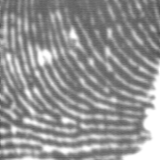
#> input picture data/test2/fp_19.bmp, 160 x 160 px, found by its file name; its folder holds 4 pictures in this run
$ python sift_func.py
#> lines starting #> are read from the running program, lines starting #| are printed output that depends on the picture; after the words box and inside, x2 and y2 are one past the last pixel; in counts of white or black regions, pixels touching at a corner belong together
### utils/fp_tps.py
'''
Description:
Author: Guan Xiongjun
Date: 2022-08-22 14:50:38
LastEditTime: 2022-08-22 14:50:41
'''

import os
import sys

# os.chdir(sys.path[0])
import os.path as osp
import numpy as np
from glob import glob
import cv2
import scipy

# phi(x1, x2) = r^2 * log(r), where r = ||x1 - x2||_2
# [9 lines left out: function compute_partial_repr, not called in this run]


def opencv_tps(img, source, target, mode=1, border_value=0):
    tps = cv2.createThinPlateSplineShapeTransformer()
    tps.setRegularizationParameter(0.01)

    source_ts = source[None]
    target_ts = target[None]
    matches = []
    for ii in range(len(source)):
        matches.append(cv2.DMatch(ii, ii, 0))
    tps.estimateTransformation(target_ts, source_ts, matches)
    if mode == 0:
        flags = cv2.INTER_NEAREST
    elif mode == 1:
        flags = cv2.INTER_LINEAR

    return tps.warpImage(img, flags=flags, borderValue=border_value)


def normalization(points, img_shape):
    points = points * 1.0 / (np.array(img_shape)[None, ::-1] - 1) * 2 - 1
    return points


# [37 lines left out: functions tps_module_numpy, tps_apply_transform, not called in this run]


# [2 lines that do not run on import are left out]

### sift_func.py
'''
Description:
Author: Guan Xiongjun
Date: 2022-05-08 14:53:34
LastEditTime: 2022-08-23 16:27:39
LastEditors: Please set LastEditors
'''
import os
import os.path as osp
from pickle import TRUE
import numpy as np
from glob import glob
import cv2
import time
from tqdm import tqdm
import copy
from utils.fp_tps import opencv_tps, tps_apply_transform, tps_module_numpy


# [24 lines left out: function match_SIFT, not called in this run]


def match_SIFT_without_Rotate(image1, image2):
    # sift = cv2.xfeatures2d.SIFT_create(500)
    sift = cv2.SIFT_create(500)
    kp1, desc1 = sift.detectAndCompute(image1, None)
    kp2, desc2 = sift.detectAndCompute(image2, None)
    flann = cv2.FlannBasedMatcher()
    matches = flann.knnMatch(desc1, desc2, k=2)
    good = []
    for m, n in matches:
        if m.distance < 0.7 * n.distance:
            good.append(m)
    src_pts = np.float32([kp1[m.queryIdx].pt for m in good])
    dst_pts = np.float32([kp2[m.trainIdx].pt for m in good])

    dis = np.mean(dst_pts - src_pts, axis=0)

    H = np.array([[1, 0, dis[0]], [0, 1, dis[1]], [0, 0, 1]])

    return H, src_pts, dst_pts


# [29 lines left out: function mosaic_step, not called in this run]


def tps_regist(img_res, img_post_regist, mask_res, mask_post_regist):
    _, src_pts, dst_pts = match_SIFT_without_Rotate(img_res, img_post_regist)
    _, Hm = cv2.estimateAffinePartial2D(src_pts,
                                        dst_pts,
                                        method=cv2.RANSAC,
                                        ransacReprojThreshold=20.0)
    src_pts = src_pts.take(np.where(Hm == 1)[0], 0)
    dst_pts = dst_pts.take(np.where(Hm == 1)[0], 0)


    img_post_regist = opencv_tps(
        img_post_regist,
        dst_pts,
        src_pts,
        mode=1,
        border_value=255,
    )

    cv2.imwrite(osp.join(res_dir,'{}.png'.format(str(idx))),img_post_regist)
    # cv2.imshow("img_res",img_res)
    # cv2.imshow("img_post", img_post)
    # cv2.waitKey(0)

    img_res[mask_res == 0] = 0
    img_post_regist[mask_res == 1] = 0
    img_post_regist[mask_post_regist == 0] = 0

    mask_res[mask_post_regist == 1] = 1

    img_res = img_post_regist + img_res

    img_res[mask_res == 0] = 255

    return img_res, mask_res


def mosaic_step_registOnly(img_res, img_pre, img_post, mask_res, mask_post,
                           H_pre, AREA):
    H, _, _ = match_SIFT_without_Rotate(img_pre, img_post)
    H = np.dot(H, H_pre)

    maskOut = cv2.warpPerspective(mask_post.copy(),
                                  H, (img_res.shape[1], img_res.shape[0]),
                                  flags=cv2.INTER_LINEAR +
                                  cv2.WARP_INVERSE_MAP,
                                  borderMode=cv2.BORDER_CONSTANT,
                                  borderValue=0)
    maskOut[mask_res == 1] = 0

    if np.sum(maskOut) < AREA:
        return None, None, H, False

    img_post_regist = cv2.warpPerspective(img_post,
                                       H, (img_res.shape[1], img_res.shape[0]),
                                       flags=cv2.INTER_LINEAR +
                                       cv2.WARP_INVERSE_MAP,
                                       borderMode=cv2.BORDER_CONSTANT,
                                       borderValue=255)
    mask_post_regist = cv2.warpPerspective(
        mask_post,
        H, (img_res.shape[1], img_res.shape[0]),
        flags=cv2.INTER_LINEAR + cv2.WARP_INVERSE_MAP,
        borderMode=cv2.BORDER_CONSTANT,
        borderValue=0)

    return img_post_regist, mask_post_regist, H, True


# [47 lines of commented-out code are left out]

if __name__ == "__main__":
    img_dir = "D:/GuanXJ/code/small_fp_mosaic/data/test2/"
    res_dir = "D:/GuanXJ/code/small_fp_mosaic/result/step_test2_tps/"

    if not osp.exists(res_dir):
        os.makedirs(res_dir)

    # # set finger input index
    f_lst = os.listdir(img_dir)
    f_lst = sorted(f_lst, key=lambda x: int(x[:-4].replace('fp_', '')))

    # # initial result image settings
    img_res = cv2.imread(osp.join(img_dir, f_lst[0]), cv2.IMREAD_GRAYSCALE)
#> img_res is the input picture: shape (160, 160); min 77, max 255, mean 147.1
    img_res = np.pad(img_res,
                     pad_width=((320, 320), (320, 320)),
                     constant_values=255)
#> img_res: shape (800, 800)
    mask_res = np.zeros_like(img_res)
    mask_res[320:480, 320:480] = 1
    AREA = 160 * 160 * 0.1

    # # initial first image settings
    img_pre = copy.deepcopy(img_res)
    H_pre = np.eye(3)

    # [32 lines of commented-out code are left out]
    idx = 0
    for i in tqdm(range(1, len(f_lst))):
        img_post = cv2.imread(osp.join(img_dir, f_lst[i]),
                              cv2.IMREAD_GRAYSCALE)
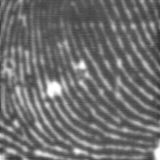
#> input picture data/test2/fp_20.bmp, 160 x 160 px, found by its file name
#> img_post is the input picture: shape (160, 160); min 46, max 255, mean 110.5
        img_post = np.pad(img_post,
                          pad_width=((320, 320), (320, 320)),
                          constant_values=255)
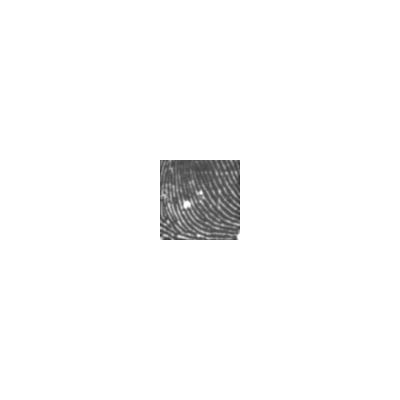
#> img_post: shape (800, 800) (shown at 1/2 size); min 46, max 255, mean 249.2
        mask_post = np.zeros_like(img_post)
        mask_post[325:475, 325:475] = 1

        img_post_regist, mask_post_regist, H_pre, CHANGE = mosaic_step_registOnly(
            img_res, img_pre, img_post, mask_res, mask_post, H_pre, AREA)
#> in match_SIFT_without_Rotate, `kp1, desc1 = sift.detectAndCompute(image1, None)`: kp1 = 474 keypoints; strongest (x, y, size): (402, 392, 112.6), (322, 477, 3.9), (478, 321, 2.2), (334, 449, 4.6)
#> in match_SIFT_without_Rotate, `kp2, desc2 = sift.detectAndCompute(image2, None)`: kp2 = 458 keypoints; strongest (x, y, size): (374, 408, 10.1), (402, 385, 5), (397, 471, 4.2), (477, 323, 4.7)
#> in match_SIFT_without_Rotate, `matches = flann.knnMatch(desc1, desc2, k=2)`: matches = 474 matches
#> after the loop in match_SIFT_without_Rotate, `for m, n in matches:`: good = 50 matches
#> in match_SIFT_without_Rotate, `src_pts = np.float32([kp1[m.queryIdx].pt for m in good])`: src_pts = 50 pairs, first value 328.2 to 478, second value 325.1 to 471.8
#> in match_SIFT_without_Rotate, `dst_pts = np.float32([kp2[m.trainIdx].pt for m in good])`: dst_pts = 50 pairs, first value 329.7 to 478, second value 323.2 to 468.2
#> in match_SIFT_without_Rotate, `dis = np.mean(dst_pts - src_pts, axis=0)`: dis = [14.25, 23.65]
#> in match_SIFT_without_Rotate, `H = np.array([[1, 0, dis[0]], [0, 1, dis[1]], [0, 0, 1]])`: H = [[1, 0, 14.25], [0, 1, 23.65], [0, 0, 1]]
#> in mosaic_step_registOnly, `maskOut = cv2.warpPerspective(mask_post.copy(), H, (img_res.shape[1], ..`:
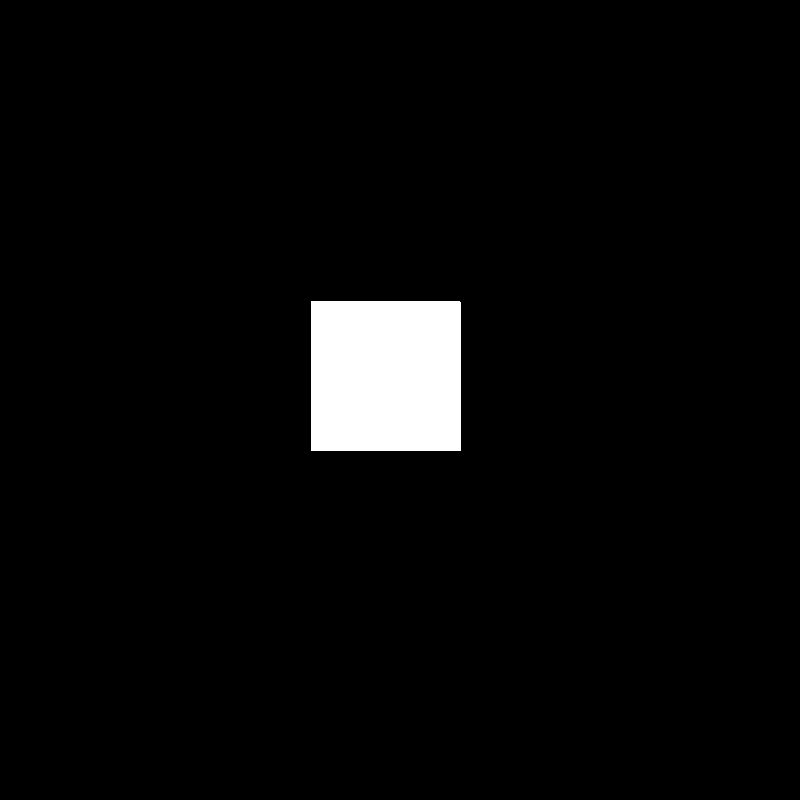
#> maskOut: shape (800, 800); values 0 (black) and 1 (white), 3.5% white; 1 white region, box (x1, y1, x2, y2) and area: (311, 301, 461, 451) 22499
#> in mosaic_step_registOnly, `maskOut[mask_res == 1] = 0`:
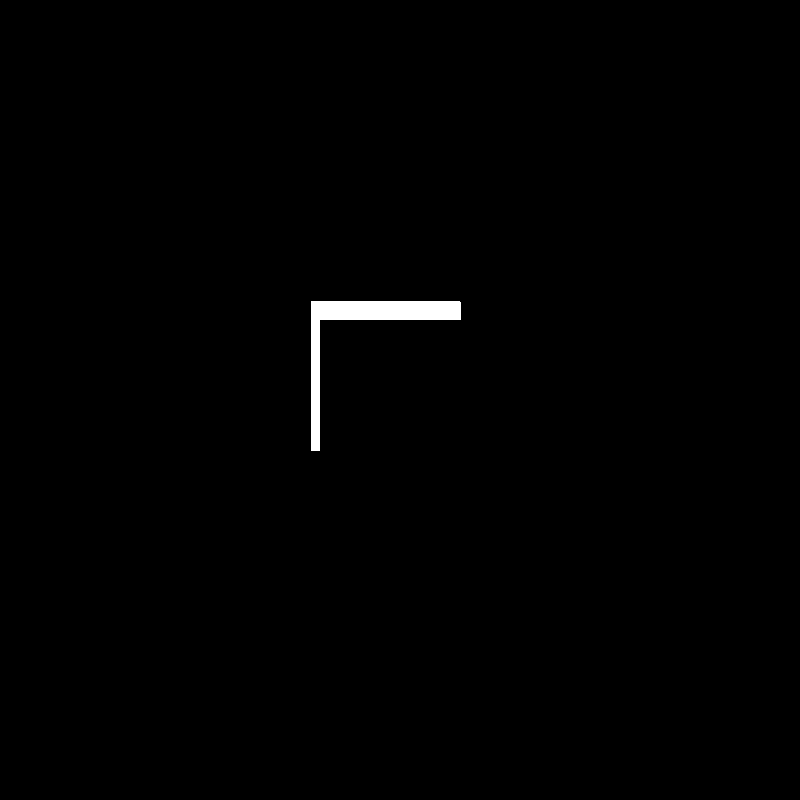
#> maskOut: shape (800, 800); values 0 (black) and 1 (white), 0.63% white; 1 white region, box (x1, y1, x2, y2) and area: (311, 301, 461, 451) 4028
#> in mosaic_step_registOnly, `mask_post_regist = cv2.warpPerspective( mask_post, H, (img_res.shape[1..`:
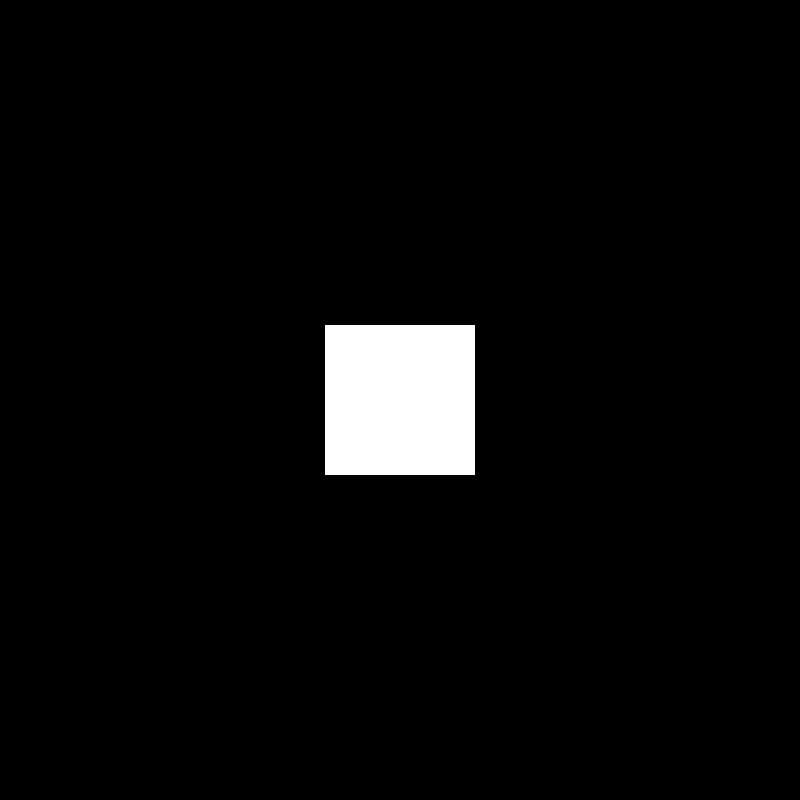
#> mask_post: shape (800, 800); values 0 (black) and 1 (white), 3.5% white; 1 white region, box (x1, y1, x2, y2) and area: (325, 325, 475, 475) 22500
#> H_pre = [[1, 0, 14.25], [0, 1, 23.65], [0, 0, 1]]; CHANGE = True

        img_pre = img_post


        if CHANGE is True:
            img_res,mask_res = tps_regist(img_res,img_post_regist,mask_res,mask_post_regist)
#> in match_SIFT_without_Rotate (call 2), `kp2, desc2 = sift.detectAndCompute(image2, None)`: kp2 = 440 keypoints; strongest (x, y, size): (389, 370, 115.8), (359, 385, 10.1), (388, 361, 5), (383, 447, 4.2)
#> in tps_regist, `_, src_pts, dst_pts = match_SIFT_without_Rotate(img_res, img_post_regi..`: src_pts = 50 pairs, first value 322.8 to 471.8, second value 316.7 to 430.8; dst_pts = 50 pairs, first value 316.4 to 457.1, second value 293.5 to 439.8
#> in tps_regist, `_, Hm = cv2.estimateAffinePartial2D(src_pts, dst_pts, method=cv2.RANSA..`: Hm = 50 values, max 1 at index 2, min 0 at index 0, mean 0.82
#> in tps_regist, `src_pts = src_pts.take(np.where(Hm == 1)[0], 0)`: src_pts = 41 pairs, first value 332.3 to 444.1, second value 336 to 430.8
#> in tps_regist, `dst_pts = dst_pts.take(np.where(Hm == 1)[0], 0)`: dst_pts = 41 pairs, first value 325.5 to 440.9, second value 341.5 to 439.8
#> in opencv_tps, `source_ts = source[None]`: source_ts has the same summary as dst_pts in tps_regist
#> in opencv_tps, `target_ts = target[None]`: target_ts has the same summary as src_pts in tps_regist
#> the loop in opencv_tps, `for ii in range(len(source)):` made 41 passes
#> after the loop in opencv_tps, `for ii in range(len(source)):`: matches = 41 matches
#> in opencv_tps, `flags = cv2.INTER_LINEAR`: flags = 1
#> in tps_regist, `img_post_regist[mask_res == 1] = 0`:
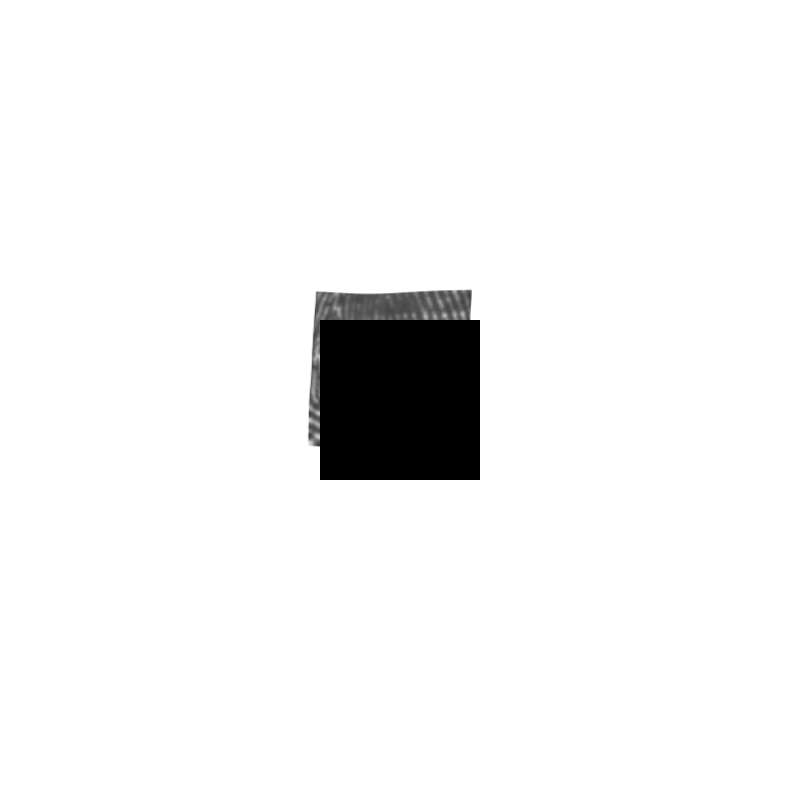
#> img_post_regist: shape (800, 800); min 0, max 255, mean 243.5
#> in tps_regist, `mask_res[mask_post_regist == 1] = 1`:
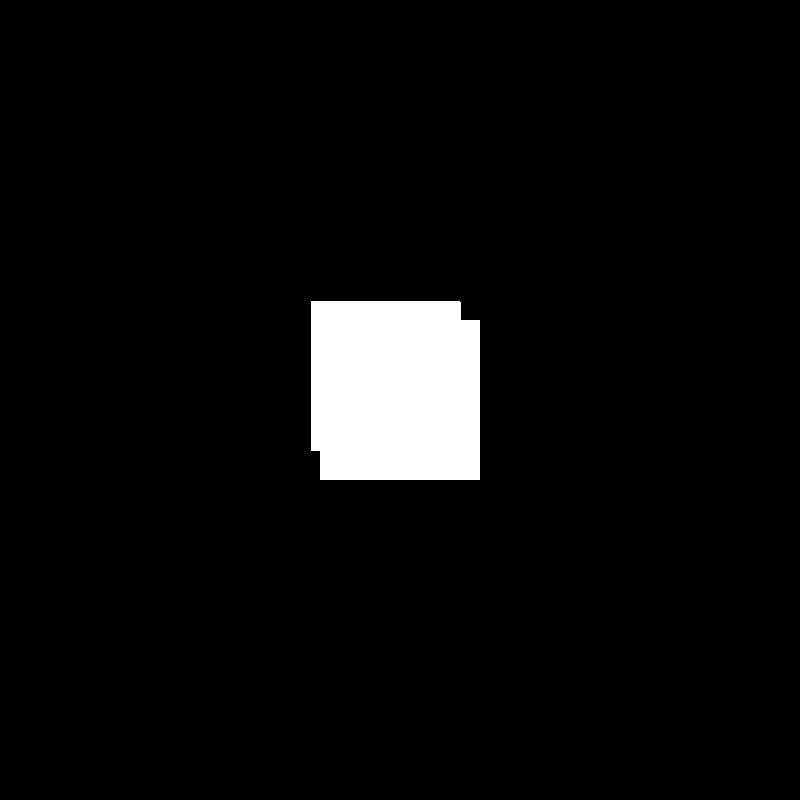
#> mask_res: shape (800, 800); values 0 (black) and 1 (white), 4.6% white; 1 white region, box (x1, y1, x2, y2) and area: (311, 301, 480, 480) 29628
            # cv2.imwrite(osp.join(res_dir,'{}.png'.format(str(idx))),img_res)
            idx+=1
#> pass 2 of the loop `for i in tqdm(range(1, len(f_lst))):`:
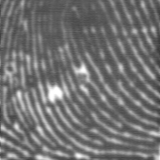
#> input picture data/test2/fp_21.bmp, 160 x 160 px, found by its file name
#> img_post is the input picture: shape (160, 160); min 57, max 255, mean 114.1
#> `img_post = np.pad(img_post, pad_width=((320, 320), (320, 320)), consta..`:
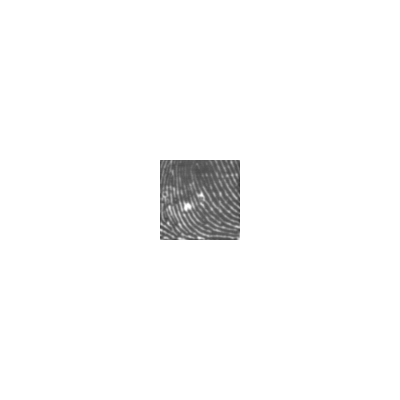
#> img_post: shape (800, 800) (shown at 1/2 size); min 57, max 255, mean 249.4
#> kp1 = 458 keypoints; strongest (x, y, size): (374, 408, 10.1), (402, 385, 5), (397, 471, 4.2), (477, 323, 4.7)
#> kp2 = 430 keypoints; strongest (x, y, size): (375, 413, 9.9), (323, 476, 4.7), (322, 454, 4.1), (322, 322, 3.4)
#> in match_SIFT_without_Rotate (call 3), `matches = flann.knnMatch(desc1, desc2, k=2)`: matches = 458 matches
#> after the loop in match_SIFT_without_Rotate (call 3), `for m, n in matches:`: good = 128 matches
#> in mosaic_step_registOnly (call 2), `H, _, _ = match_SIFT_without_Rotate(img_pre, img_post)`: H = [[1, 0, 2.28], [0, 1, 4.38], [0, 0, 1]]
#> in mosaic_step_registOnly (call 2), `H = np.dot(H, H_pre)`: H = [[1, 0, 16.53], [0, 1, 28.03], [0, 0, 1]]
#> in mosaic_step_registOnly (call 2), `maskOut[mask_res == 1] = 0`:
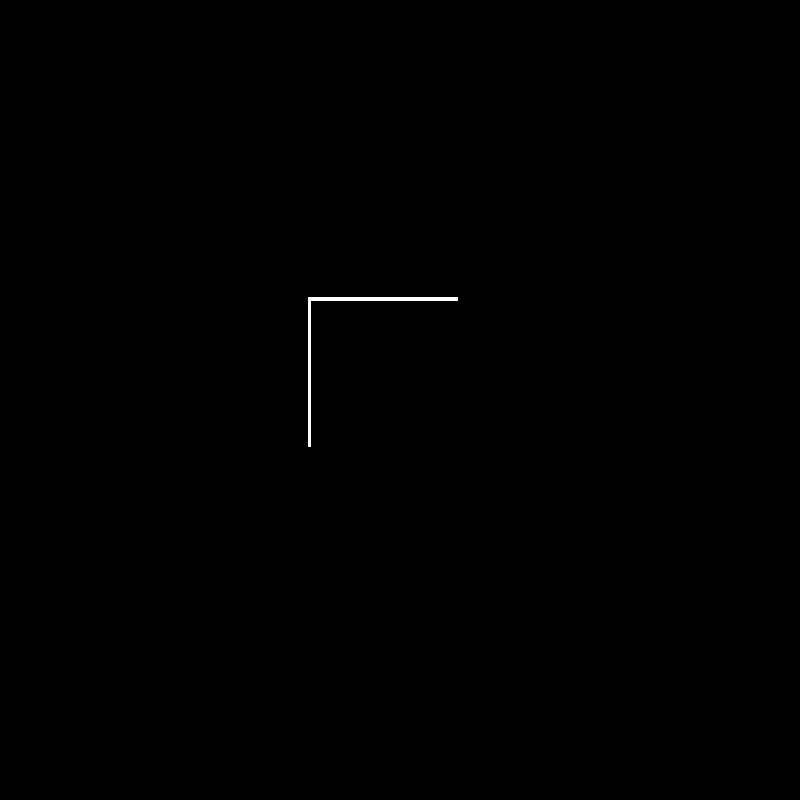
#> maskOut: shape (800, 800); values 0 (black) and 1 (white), 0.16% white; 1 white region, box (x1, y1, x2, y2) and area: (308, 297, 458, 447) 1038
#> CHANGE = False
#> pass 3 of the loop `for i in tqdm(range(1, len(f_lst))):`:
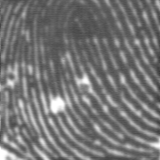
#> input picture data/test2/fp_22.bmp, 160 x 160 px, found by its file name
#> img_post is the input picture: shape (160, 160); min 57, max 255, mean 116.8
#> `img_post = np.pad(img_post, pad_width=((320, 320), (320, 320)), consta..`:
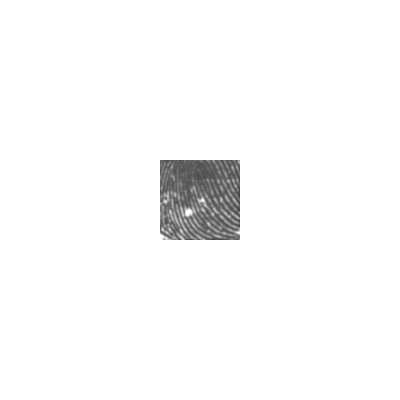
#> img_post: shape (800, 800) (shown at 1/2 size); min 57, max 255, mean 249.5
#> kp1 has the same summary as kp2
#> kp2 = 411 keypoints; strongest (x, y, size): (377, 424, 10.1), (359, 478, 3.4), (474, 475, 8), (405, 400, 5.4)
#> in match_SIFT_without_Rotate (call 4), `matches = flann.knnMatch(desc1, desc2, k=2)`: matches = 430 matches
#> after the loop in match_SIFT_without_Rotate (call 4), `for m, n in matches:`: good = 71 matches
#> in mosaic_step_registOnly (call 3), `H, _, _ = match_SIFT_without_Rotate(img_pre, img_post)`: H = [[1, 0, -6.02], [0, 1, 5.6], [0, 0, 1]]
#> in mosaic_step_registOnly (call 3), `H = np.dot(H, H_pre)`: H = [[1, 0, 10.51], [0, 1, 33.64], [0, 0, 1]]
#> in mosaic_step_registOnly (call 3), `maskOut[mask_res == 1] = 0`:
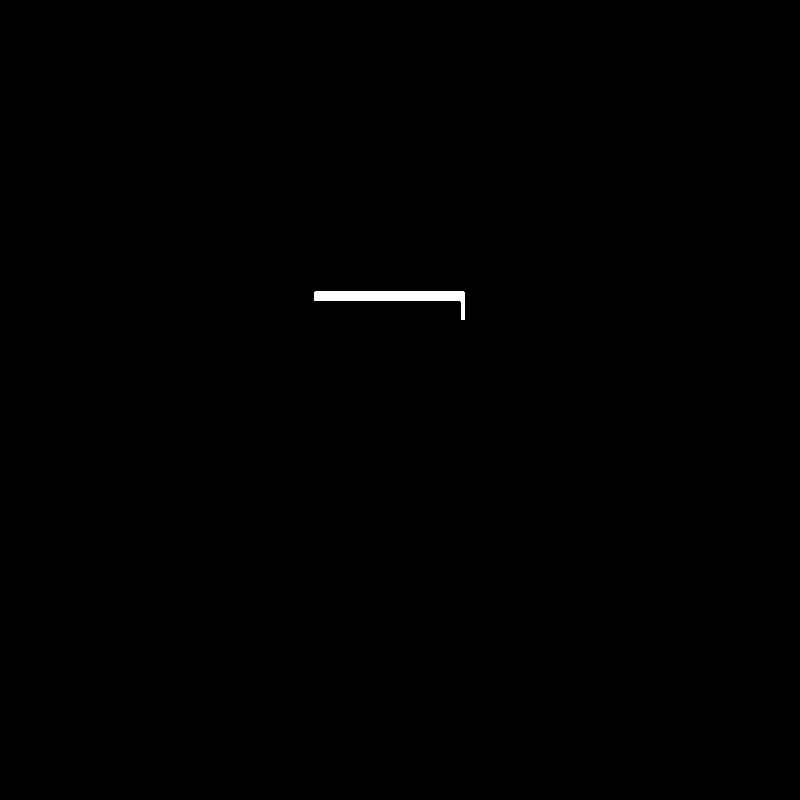
#> maskOut: shape (800, 800); values 0 (black) and 1 (white), 0.25% white; 1 white region, box (x1, y1, x2, y2) and area: (314, 291, 465, 320) 1585
